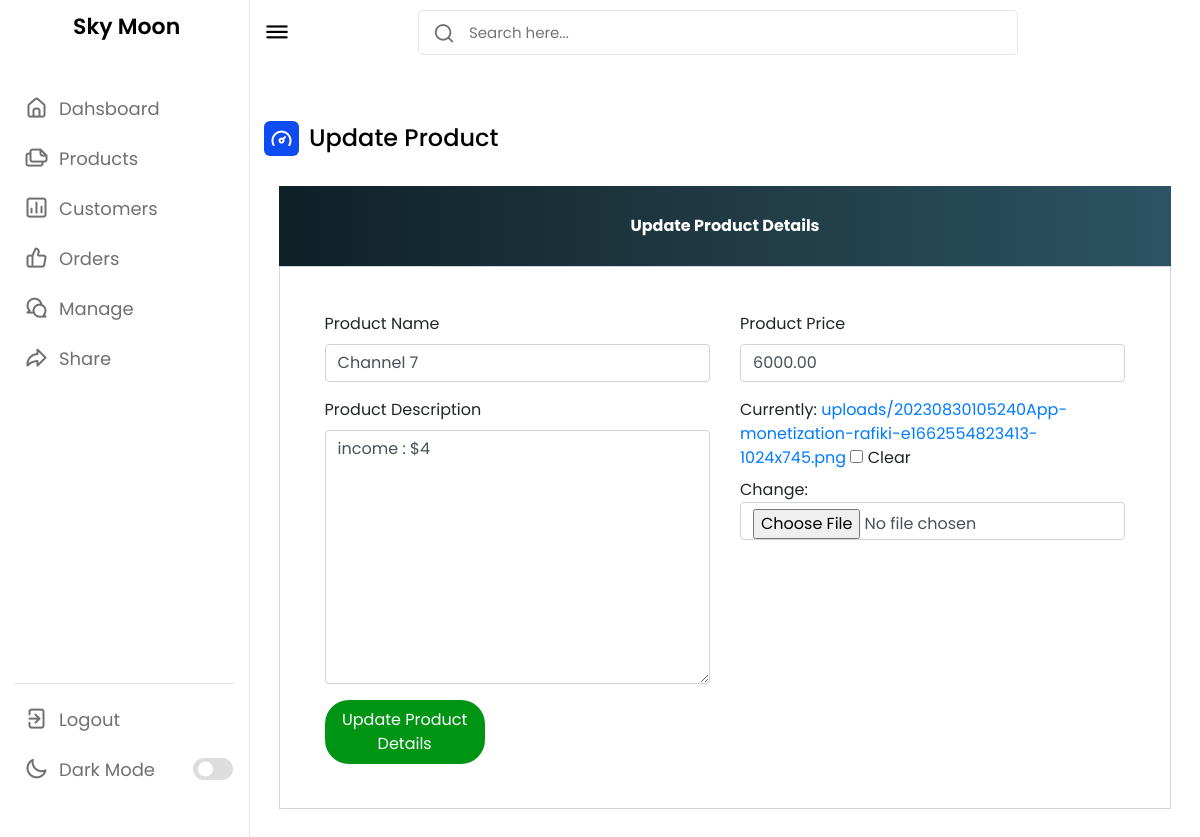
The page /update-product/13 (signed in) on the database its author committed.
### ecom/models.py (models this page shows, shortened)
class Product(models.Model):
  category=models.ForeignKey(Catagory,on_delete=models.CASCADE)
  name=models.CharField(max_length=150,null=False,blank=False)
  product_image=models.ImageField(upload_to=getFileName,null=True,blank=True)
  quantity=models.IntegerField(null=False,blank=False)
  Subscriber = models.CharField(max_length=100, default='')
  Channelstatus = models.CharField(max_length=100, default='')
  Watchhour = models.CharField(max_length=100, default='')
  price = models.DecimalField(max_digits=10, decimal_places=2)
  selling_price=models.FloatField(null=False,blank=False)
  gst = models.FloatField(default=0.0)
  description=models.TextField(max_length=500,null=False,blank=False)
  status=models.BooleanField(default=False,help_text="0-show,1-Hidden")
  latest=models.BooleanField(default=False,help_text="0-default,1-Latest")
  trending=models.BooleanField(default=False,help_text="0-default,1-trending")
  created_at=models.DateTimeField(auto_now_add=True)

### ecom/views.py (the view)
# urls.py: path('update-product/<int:pk>', views.update_product_view,name='update-product'),
@login_required(login_url='adminlogin')
def update_product_view(request,pk):
    product=Product.objects.get(id=pk)
    productForm=forms.ProductForm(instance=product)
    if request.method=='POST':
        productForm=forms.ProductForm(request.POST,request.FILES,instance=product)
        if productForm.is_valid():
            productForm.save()
            return redirect('admin-products')
    return render(request,'ecom/update_product_new.html',{'productForm':productForm})

### ecom/forms.py
class ProductForm(forms.ModelForm):
    class Meta:
        model=models.Product
        fields=['name','price','description','product_image']

### templates/ecom/update_product_new.html (shortened to what this page needs)
<!DOCTYPE html>
<html lang="en">
<head>
    <link rel="stylesheet" href="templates/script.js">
    <link rel="stylesheet" href="https://unicons.iconscout.com/release/v4.0.0/css/line.css">
  <link href="//maxcdn.bootstrapcdn.com/bootstrap/4.1.1/css/bootstrap.min.css" rel="stylesheet" id="bootstrap-css">
{% load static %}
{% load widget_tweaks %}
</head>
<body>
    <nav>
        <div class="logo-name">
            <span class="logo_name">Sky Moon</span>
        </div>
        <div class="menu-items">
            <ul class="nav-links">
                <li><a href="{% url 'admin-dashboard' %}">
                    <i class="uil uil-estate"></i>
                    <span class="link-name">Dahsboard</span>
                </a></li>
                <li><a href="{% url 'admin-products' %}">
                    <i class="uil uil-files-landscapes"></i>
                    <span class="link-name">Products</span>
                </a></li>
                <li><a href="{% url 'view-customer' %}">
                    <i class="uil uil-chart"></i>
                    <span class="link-name">Customers</span>
                </a></li>
                <li><a href="{% url 'admin-view-booking' %}">
                    <i class="uil uil-thumbs-up"></i>
                    <span class="link-name">Orders</span>
                </a></li>
                <li><a href="#">
                    <i class="uil uil-comments"></i>
                    <span class="link-name">Manage</span>
                </a></li>
                <li><a href="#">
                    <i class="uil uil-share"></i>
                    <span class="link-name">Share</span>
                </a></li>
            </ul>
            <ul class="logout-mode">
                <li><a href="#">
                    <i class="uil uil-signout"></i>
                    <span class="link-name">Logout</span>
                </a></li>
                <li class="mode">
                    <a href="#">
                        <i class="uil uil-moon"></i>
                    <span class="link-name">Dark Mode</span>
                </a>
                <div class="mode-toggle">
                  <span class="switch"></span>
                </div>
            </li>
            </ul>
        </div>
    </nav>
    <section class="dashboard">
        <div class="top">
            <i class="uil uil-bars sidebar-toggle"></i>
            <div class="search-box">
                <i class="uil uil-search"></i>
                <input type="text" placeholder="Search here...">
            </div>
        </div>
        <div class="dash-content">
            <div class="overview">
                <div class="title">
                    <i class="uil uil-tachometer-fast-alt"></i>
                    <span class="text">Update Product</span>
                </div>
            </div>
        </div>
<form method="post" enctype="multipart/form-data">
    <div class="container register-form">
      <div class="form">
        <div class="note">
          <p>Update Product Details</p>
        </div>
        <div class="form-content">
          <div class="row">
            <div class="col-md-6">
              <div class="form-group">
                <label for="">Product Name</label>
                {% render_field productForm.name class="form-control" placeholder="Product Name" %}
              </div>
              <div class="form-group">
                <label for="">Product Description</label>
                {% render_field productForm.description class="form-control" placeholder="Description" %}
              </div>
            </div>
            <div class="col-md-6">
              <div class="form-group">
                <label for="">Product Price</label>
                {% render_field productForm.price class="form-control" placeholder="Price" %}
              </div>
              <div class="form-group">
                {% render_field productForm.product_image class="form-control" placeholder="product_image" %}
              </div>
            </div>
          </div>
          <button type="submit" class="btnSubmit">Update Product Details</button>
        </div>
      </div>
    </div>
  </form>
    </section>
</body>
</html>

### templates/ecom/update_product_new.html (style rules this page uses)
* { margin: 0; padding: 0; box-sizing: border-box; font-family: 'Poppins', sans-serif; }
:root { --primary-color: #0E4BF1; --panel-color: #FFF; --text-color: #000; --black-light-color: #707070; --border-color: #e6e5e5; --toggle-color: #DDD; --box1-color: #4DA3FF; --box2-color: #FFE6AC; --box3-color: #E7D1FC; --title-icon-color: #fff; --tran-05: all 0.5s ease; --tran-03: all 0.3s ease; --tran-03: all 0.2s ease; }
body { min-height: 100vh; background-color: var(--primary-color); }
nav { position: fixed; top: 0; left: 0; height: 100%; width: 250px; padding: 10px 14px; background-color: var(--panel-color); border-right: 1px solid var(--border-color); transition: var(--tran-05); }
nav .logo-name { display: flex; align-items: center; }
nav .logo-name .logo_name { font-size: 22px; font-weight: 600; color: var(--text-color); margin-left: 14px; transition: var(--tran-05); }
nav .menu-items { margin-top: 40px; height: calc(100% - 90px); display: flex; flex-direction: column; justify-content: space-between; }
.menu-items li { list-style: none; }
.menu-items li a { display: flex; align-items: center; height: 50px; text-decoration: none; position: relative; }
.menu-items li a i { font-size: 24px; min-width: 45px; height: 100%; display: flex; align-items: center; justify-content: center; color: var(--black-light-color); }
.menu-items li a .link-name { font-size: 18px; font-weight: 400; color: var(--black-light-color); transition: var(--tran-05); }
.menu-items .logout-mode { padding-top: 10px; border-top: 1px solid var(--border-color); }
.menu-items .mode { display: flex; align-items: center; white-space: nowrap; }
.menu-items .mode-toggle { position: absolute; right: 14px; height: 50px; min-width: 45px; display: flex; align-items: center; justify-content: center; cursor: pointer; }
.mode-toggle .switch { position: relative; display: inline-block; height: 22px; width: 40px; border-radius: 25px; background-color: var(--toggle-color); }
.switch:before { content: ""; position: absolute; left: 5px; top: 50%; transform: translateY(-50%); height: 15px; width: 15px; background-color: var(--panel-color); border-radius: 50%; transition: var(--tran-03); }
.dashboard { position: relative; left: 250px; background-color: var(--panel-color); min-height: 100vh; width: calc(100% - 250px); padding: 10px 14px; transition: var(--tran-05); }
.dashboard .top { position: fixed; top: 0; left: 250px; display: flex; width: calc(100% - 250px); justify-content: space-between; align-items: center; padding: 10px 14px; background-color: var(--panel-color); transition: var(--tran-05); z-index: 10; }
.dashboard .top .sidebar-toggle { font-size: 26px; color: var(--text-color); cursor: pointer; }
.dashboard .top .search-box { position: relative; height: 45px; max-width: 600px; width: 100%; margin: 0 30px; }
.top .search-box input { position: absolute; border: 1px solid var(--border-color); background-color: var(--panel-color); padding: 0 25px 0 50px; border-radius: 5px; height: 100%; width: 100%; color: var(--text-color); font-size: 15px; font-weight: 400; outline: none; }
.top .search-box i { position: absolute; left: 15px; font-size: 22px; z-index: 10; top: 50%; transform: translateY(-50%); color: var(--black-light-color); }
.dashboard .dash-content { padding-top: 50px; }
.dash-content .title { display: flex; align-items: center; margin: 60px 0 30px 0; }
.dash-content .title i { position: relative; height: 35px; width: 35px; background-color: var(--primary-color); border-radius: 6px; color: var(--title-icon-color); display: flex; align-items: center; justify-content: center; font-size: 24px; }
.dash-content .title .text { font-size: 24px; font-weight: 500; color: var(--text-color); margin-left: 10px; }
a:link { text-decoration: none; }
.note { text-align: center; height: 80px; background: #0F2027; background: -webkit-linear-gradient(to left, #2C5364, #203A43, #0F2027); background: linear-gradient(to left, #2C5364, #203A43, #0F2027); color: #fff; font-weight: bold; line-height: 80px; }
.form-content { padding: 5%; border: 1px solid #ced4da; margin-bottom: 2%; }
.form-control { border-radius: 1.5rem; }
.btnSubmit { border: none; border-radius: 1.5rem; padding: 1%; width: 20%; cursor: pointer; background: #009414; color: #fff; }

### rows shown on the page
Product: name "Channel 7", description "income : $4", price "6000.00"
